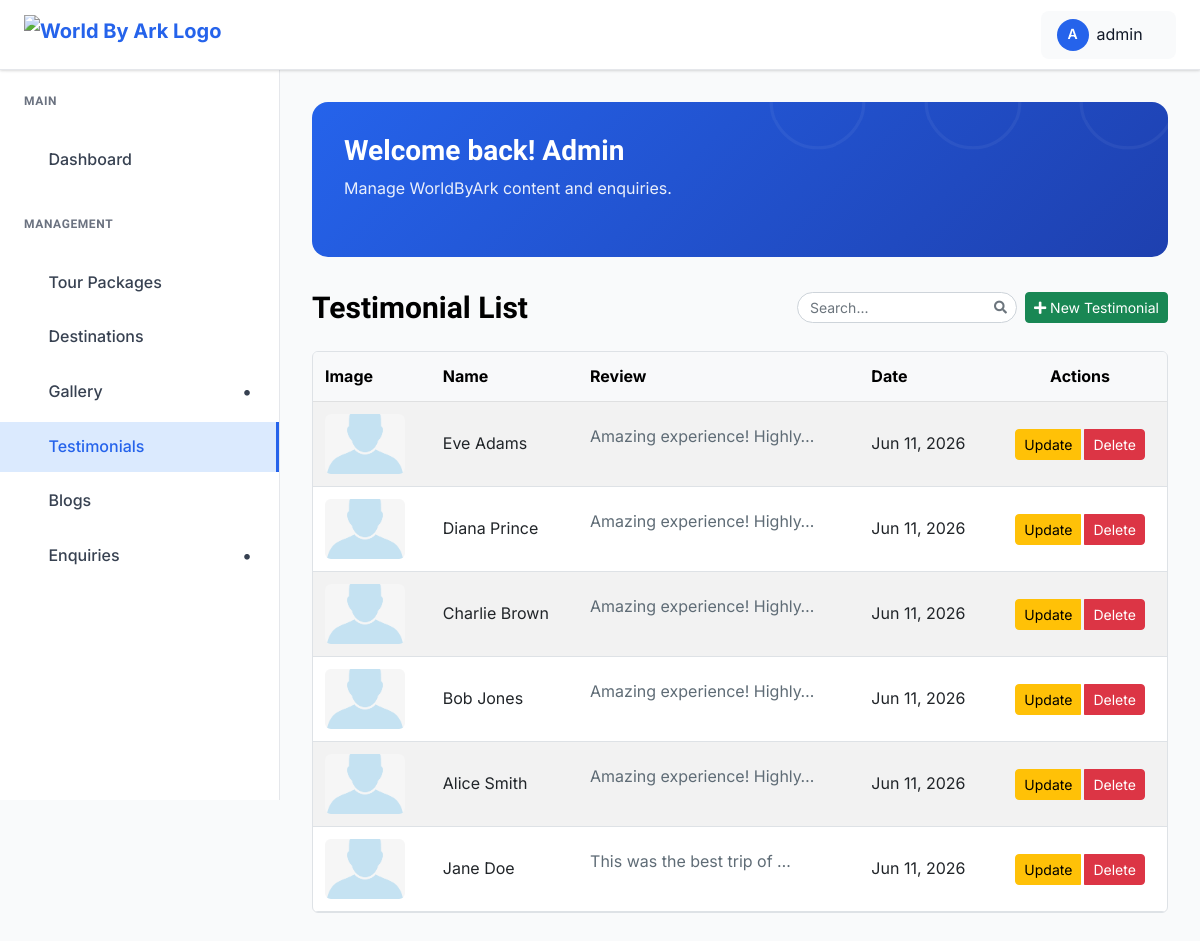
The app's page /dashboard/testimonials/ (signed in) with its own data.
### worldbyark_app/models.py (models this page shows, shortened)
class OptimizedImageModel(models.Model):
    image_fields = []
    class Meta:
        abstract = True

class Testimonial(OptimizedImageModel):
    image_fields = ["image"]
    name = models.CharField(max_length=100)
    image = models.ImageField(upload_to="testimonials/", blank=True, null=True)
    review = models.TextField()
    created_at = models.DateTimeField(auto_now_add=True)
    updated_at = models.DateTimeField(auto_now=True)
    class Meta:
        ordering = ["-created_at"]

### worldbyark_app/views.py (the view)
# urls.py: path('dashboard/testimonials/', views.testimonial_list, name='review_list'),
@login_required(login_url="admin_login")
def testimonial_list(request):
    testimonials = Paginator(Testimonial.objects.all().order_by("-created_at"), 10).get_page(request.GET.get("page"))
    return render(request, "admin_pages/review_list.html", {"testimonials": testimonials})

### worldbyark_app/context_processors.py (called while the page is built)
def google_reviews(request) -> dict[str, Any]:
    rating = getattr(settings, "GOOGLE_REVIEW_RATING", 0.0)
    count = getattr(settings, "GOOGLE_REVIEW_COUNT", 0)
    url = getattr(settings, "GOOGLE_REVIEW_URL", "")
    return {
        "google_review_rating": rating,
        "google_review_count": count,
        "google_review_url": url,
    }

def footer_packages(request) -> dict[str, Any]:
    packages = TourPackage.objects.only("name", "slug").order_by("-created_at")[:5]
    return {"footer_packages": packages}

def nav_destinations(request) -> dict[str, Any]:
    destinations = Destination.objects.only("name", "slug").order_by("name")
    return {"nav_destinations": destinations}

### templates/admin_pages/review_list.html (shortened to what this page needs)
{% extends "admin_pages/base.html" %}
{% load static %}
{% block content %}
<div class="dashboard__form__wraper">
    <div class="create__course__title mb-4 d-flex flex-wrap justify-content-between align-items-center gap-2">
        <h4 class="mb-0">Testimonial List</h4>
        <div class="d-flex align-items-center gap-2 ms-auto">
            <div class="search-box">
                <input type="text" id="blogSearchInput" class="form-control form-control-sm" placeholder="Search...">
            </div>
        </div>
        <a href="{% url 'testimonial_create' %}" class="btn btn-success btn-sm">
            <i class="fas fa-plus"></i> New Testimonial
        </a>
    </div>
    <div class="custom-table-container">
        <table class="table table-striped table-hover align-middle">
            <thead class="table-light">
                <tr>
                    <th scope="col">Image</th>
                    <th scope="col">Name</th>
                    <th scope="col">Review</th>
                    <th scope="col">Date</th>
                    <th scope="col" class="text-center">Actions</th>
                </tr>
            </thead>
            <tbody>
                {% for testimonial in testimonials %}
                <tr>
                    <td>
                        {% if testimonial.image %}
                        <img src="{{ testimonial.image.url }}" alt="{{ testimonial.name }}" class="img-fluid rounded"
                            width="80" height="60" style="object-fit: cover;">
                        {% else %}
                        <img src="https://via.placeholder.com/80x60?text=No+Image" alt="No Image"
                            class="img-fluid rounded" width="80" height="60">
                        {% endif %}
                    </td>
                    <td>{{ testimonial.name }}</td>
                    <td class="description-cell">{{ testimonial.review|truncatechars:30|safe }}</td>
                    <td>{{ testimonial.created_at|date:"M d, Y" }}</td>
                    <td class="text-center">
                        <div class="btn-group" role="group">
                            <button type="button" class="btn btn-sm btn-warning me-1" data-bs-toggle="modal"
                                data-bs-target="#updateTestimonialModal{{ testimonial.id }}">
                                Update
                            </button>
                            <button type="button" class="btn btn-sm btn-danger" data-bs-toggle="modal"
                                data-bs-target="#deleteTestimonialModal{{ testimonial.id }}">
                                Delete
                            </button>
                        </div>
                    </td>
                </tr>
                {% endfor %}
            </tbody>
        </table>
    </div>
</div>
{% endblock %}

### templates/admin_pages/base.html (shortened to what this page needs)
{% load static %}
{% load static %}
<!DOCTYPE html>
<html class="no-js" lang="en">
<head>
    <link rel="stylesheet" href="https://cdnjs.cloudflare.com/ajax/libs/toastr.js/latest/toastr.min.css">
    <link href="https://cdnjs.cloudflare.com/ajax/libs/font-awesome/5.15.4/css/all.min.css" rel="stylesheet">
    <link rel="stylesheet" href="{% static 'admin-static/assets/css/bootstrap.min.css' %}">
    <link rel="stylesheet" href="{% static 'admin-static/assets/css/icofont.min.css' %}">
    <link rel="stylesheet" href="{% static 'admin-static/assets/css/style.css' %}">
</head>
<body>
    <header class="dashboard-header">
        <div class="header-left">
            <a href="{% url 'admin_dashboard' %}" class="logo">
                <img src="{% static 'assets/images/logo-dark.png' %}" alt="World By Ark Logo">
            </a>
        </div>
        <div class="header-right">
            <div class="user-profile-dropdown">
                <div class="user-profile-toggle">
                    <div class="user-avatar">
                        {{ request.user.username|first|upper }}
                    </div>
                    <span>{{ request.user.username}}</span>
                    <i class="icofont-simple-down"></i>
                </div>
            </div>
        </div>
    </header>
    <aside class="dashboard-sidebar" id="dashboardSidebar">
        <div class="sidebar-content">
            <div class="sidebar-section">
                <h6 class="sidebar-title">Main</h6>
                <ul class="sidebar-menu">
                    <li>
                        <a href="{% url 'admin_dashboard' %}"
                            class="{% if request.resolver_match.url_name == 'admin_dashboard' %}active{% endif %}">
                            <i class="icofont-dashboard"></i>
                            Dashboard
                        </a>
                    </li>
                </ul>
            </div>
            <div class="sidebar-section">
                <h6 class="sidebar-title">Management</h6>
                <ul class="sidebar-menu">
                    <li>
                        <a href="{% url 'admin_package_list' %}"
                            class="{% if request.resolver_match.url_name == 'admin_package_list' %}active{% endif %}">
                            <i class="icofont-package"></i>
                            Tour Packages
                        </a>
                    </li>
                    <li>
                        <a href="{% url 'admin_destination_list' %}"
                            class="{% if request.resolver_match.url_name == 'admin_destination_list' %}active{% endif %}">
                            <i class="icofont-location-pin"></i>
                            Destinations
                        </a>
                    </li>
                    <li
                        class="has-dropdown {% if request.resolver_match.url_name == 'list_image' or request.resolver_match.url_name == 'category_list' %}open{% endif %}">
                        <a href="#">
                            <i class="icofont-picture"></i>
                            Gallery
                        </a>
                    </li>
                    <li>
                        <a href="{% url 'review_list' %}"
                            class="{% if request.resolver_match.url_name == 'review_list' %}active{% endif %}">
                            <i class="icofont-quote-left"></i>
                            Testimonials
                        </a>
                    </li>
                    <li>
                        <a href="{% url 'admin_blog_list' %}"
                            class="{% if request.resolver_match.url_name == 'admin_blog_list' %}active{% endif %}">
                            <i class="icofont-newspaper"></i>
                            Blogs
                        </a>
                    </li>
                    <li class="has-dropdown">
                        <a href="#">
                            <i class="icofont-ui-messaging"></i>
                            Enquiries
                        </a>
                    </li>
                </ul>
            </div>
        </div>
    </aside>
    <main class="dashboard-main">
        <div class="dashboard-content">
            <div class="dashboard-banner">
                <div class="banner-content">
                    <h1 class="banner-title">Welcome back! Admin</h1>
                    <p class="banner-subtitle">Manage WorldByArk content and enquiries.</p>
                </div>
            </div>
            {% block content %}{% endblock %}
        </div>
    </main>
</body>
</html>

### templates/admin_pages/base.html (style rules this page uses)
:root { --primary-blue: #2563eb; --dark-blue: #1e40af; --light-blue: #dbeafe; --sidebar-width: 280px; --header-height: 70px; --white: #ffffff; --gray-50: #f9fafb; --gray-100: #f3f4f6; --gray-200: #e5e7eb; --gray-300: #d1d5db; --gray-500: #6b7280; --gray-700: #374151; --gray-800: #1f2937; --gray-900: #111827; --shadow: 0 1px 3px 0 rgba(0, 0, 0, 0.1), 0 1px 2px 0 rgba(0, 0, 0, 0.06); --shadow-lg: 0 10px 15px -3px rgba(0, 0, 0, 0.1), 0 4px 6px -2px rgba(0, 0, 0, 0.05); }
* { margin: 0; padding: 0; box-sizing: border-box; }
body { font-family: 'Inter', 'Segoe UI', Tahoma, Geneva, Verdana, sans-serif; background-color: var(--gray-50); color: var(--gray-900); line-height: 1.6; }
.dashboard-header { position: fixed; top: 0; left: 0; right: 0; height: var(--header-height); background: var(--white); border-bottom: 1px solid var(--gray-200); box-shadow: var(--shadow); z-index: 1000; display: flex; align-items: center; padding: 0 24px; }
.header-left { display: flex; align-items: center; gap: 16px; }
.logo { display: flex; align-items: center; gap: 8px; color: var(--primary-blue); font-weight: 700; font-size: 20px; text-decoration: none; }
.logo img { height: 40px; width: auto; object-fit: contain; }
.header-right { margin-left: auto; display: flex; align-items: center; gap: 16px; }
.user-avatar { width: 32px; height: 32px; border-radius: 50%; background: var(--primary-blue); display: flex; align-items: center; justify-content: center; color: var(--white); font-weight: 600; font-size: 14px; }
.dashboard-sidebar { position: fixed; top: var(--header-height); left: 0; width: var(--sidebar-width); height: calc(100vh - var(--header-height)); background: var(--white); border-right: 1px solid var(--gray-200); overflow-y: auto; z-index: 999; transition: transform 0.3s ease; }
.sidebar-content { padding: 24px 0; }
.sidebar-section { margin-bottom: 32px; }
.sidebar-title { padding: 0 24px 12px; font-size: 12px; font-weight: 600; text-transform: uppercase; color: var(--gray-500); letter-spacing: 0.05em; }
.sidebar-menu { list-style: none; }
.sidebar-menu li { margin-bottom: 4px; display: block; width: 100%; }
.sidebar-menu a { display: flex; align-items: center; gap: 12px; padding: 12px 24px; color: var(--gray-700); text-decoration: none; font-weight: 500; transition: all 0.2s; position: relative; }
.sidebar-menu a.active { background: var(--light-blue); color: var(--primary-blue); border-right: 3px solid var(--primary-blue); }
.has-dropdown>a::after { content: '•'; font-family: inherit; font-weight: bold; font-size: 18px; margin-left: auto; transition: transform 0.3s ease; display: inline-block; width: 16px; text-align: center; }
.dashboard-main { margin-left: var(--sidebar-width); margin-top: var(--header-height); min-height: calc(100vh - var(--header-height)); overflow-y: auto; }
.dashboard-content { padding: 32px; }
.dashboard-banner { background: linear-gradient(135deg, var(--primary-blue) 0%, var(--dark-blue) 100%); border-radius: 16px; padding: 32px; color: var(--white); margin-bottom: 32px; position: relative; overflow: hidden; }
.dashboard-banner::before { content: ''; position: absolute; top: -50%; right: -50%; width: 100%; height: 100%; opacity: 0.5; }
.banner-content { position: relative; z-index: 1; }
.banner-title { font-size: 28px; font-weight: 700; margin-bottom: 8px; color: var(--white); }
.banner-subtitle { font-size: 16px; opacity: 0.9; margin-bottom: 24px; color: var(--white); }
.user-profile-dropdown { position: relative; margin-left: 10px; }
.user-profile-toggle { display: flex; align-items: center; gap: 8px; padding: 8px 16px; border-radius: 8px; background: var(--gray-50); cursor: pointer; transition: all 0.2s; }
.user-profile-toggle i { font-size: 12px; transition: transform 0.3s ease; }
.search-box { width: 220px; position: relative; transition: all 0.3s ease; }
.search-box input { width: 100%; border-radius: 20px; padding-left: 12px; padding-right: 32px; font-size: 14px; transition: all 0.2s ease; }
.search-box::after { content: "\f002"; font-family: "Font Awesome 5 Free"; font-weight: 900; position: absolute; right: 10px; top: 50%; transform: translateY(-50%); color: #6c757d; pointer-events: none; font-size: 13px; }
body { -webkit-user-select: none; -moz-user-select: none; -ms-user-select: none; user-select: none; }

### records on screen
Testimonial: image (picture), name "Eve Adams", review "Amazing experience! Highly…", created_at "Jun 11, 2026"
Testimonial: image (picture), name "Diana Prince", review "Amazing experience! Highly…", created_at "Jun 11, 2026"
Testimonial: image (picture), name "Charlie Brown", review "Amazing experience! Highly…", created_at "Jun 11, 2026"
Testimonial: image (picture), name "Bob Jones", review "Amazing experience! Highly…", created_at "Jun 11, 2026"
Testimonial: image (picture), name "Alice Smith", review "Amazing experience! Highly…", created_at "Jun 11, 2026"
Testimonial: image (picture), name "Jane Doe", review "This was the best trip of …", created_at "Jun 11, 2026"

### other values on screen
{{ request.user.username|first|upper }} "A"
{{ request.user.username }} "admin"
